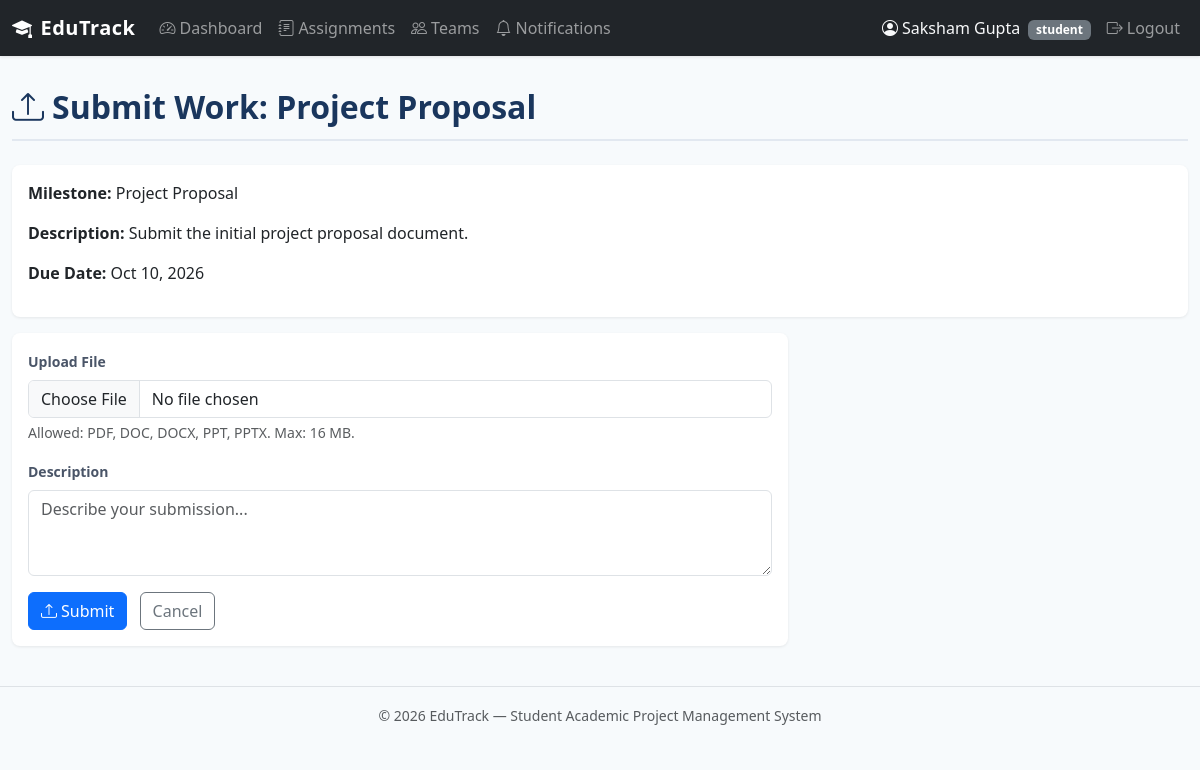
Page /student/project/1/milestone/1/submit (signed in) on the committed database.
### tables this page shows
CREATE TABLE milestones (
    milestone_id INTEGER PRIMARY KEY AUTOINCREMENT,
    project_id INTEGER NOT NULL,
    title TEXT NOT NULL,
    description TEXT,
    due_date TEXT,
    status TEXT NOT NULL DEFAULT 'PENDING' CHECK(status IN ('PENDING', 'SUBMITTED', 'COMPLETED')),
    created_at TIMESTAMP DEFAULT CURRENT_TIMESTAMP,
    updated_at TIMESTAMP DEFAULT CURRENT_TIMESTAMP,
    FOREIGN KEY (project_id) REFERENCES projects(project_id)
);

### routes/student.py (the view, shortened to what this page needs)
@student_bp.route('/project/<int:project_id>/milestone/<int:milestone_id>/submit',
                  methods=['GET', 'POST'])
@role_required('student')
def milestone_submit(project_id, milestone_id):
    uid = session['user_id']
    project = query_db('SELECT * FROM projects WHERE project_id = ?',
                       [project_id], one=True)
    milestone = query_db(
        'SELECT * FROM milestones WHERE milestone_id = ? AND project_id = ?',
        [milestone_id, project_id], one=True
    )
    if not project or not milestone:
        flash('Not found.', 'danger')
        return redirect(url_for('student.dashboard'))
    if not query_db('SELECT * FROM team_members WHERE team_id = ? AND student_id = ?',
                    [project['team_id'], uid], one=True):
        flash('Access denied.', 'danger')
        return redirect(url_for('student.dashboard'))
    return render_template('student/milestone_submit.html',
                           project=project, milestone=milestone)

### db.py (called while the page is built)
def get_db():
    if 'db' not in g:
        g.db = sqlite3.connect(
            current_app.config['DATABASE'],
            detect_types=sqlite3.PARSE_DECLTYPES
        )
        g.db.row_factory = sqlite3.Row
        g.db.execute('PRAGMA foreign_keys = ON')
    return g.db

def query_db(query, args=(), one=False):
    cur = get_db().execute(query, args)
    rv = cur.fetchall()
    cur.close()
    return (rv[0] if rv else None) if one else rv

### routes/__init__.py (called while the page is built)
def role_required(role):
    def decorator(f):
        @wraps(f)
        def decorated_function(*args, **kwargs):
            if 'user_id' not in session:
                flash('Please log in to access this page.', 'warning')
                return redirect(url_for('auth.login'))
            if session.get('role') != role:
                abort(403)
            return f(*args, **kwargs)
        return decorated_function
    return decorator

### routes/auth.py (called while the page is built)
@auth_bp.app_context_processor
def inject_unread_count():
    if 'user_id' in session:
        count = query_db(
            'SELECT COUNT(*) AS cnt FROM notifications WHERE user_id = ? AND is_read = 0',
            [session['user_id']], one=True
        )
        return {'unread_count': count['cnt'] if count else 0}
    return {'unread_count': 0}

### templates/student/milestone_submit.html (shortened to what this page needs)
{% extends "base.html" %}
{% block content %}
<div class="page-header"><h2><i class="bi bi-upload me-2"></i>Submit Work: {{ milestone['title'] }}</h2></div>
<div class="card mb-3">
    <div class="card-body">
        <p><strong>Milestone:</strong> {{ milestone['title'] }}</p>
        <p><strong>Description:</strong> {{ milestone['description'] or 'No description.' }}</p>
        <p><strong>Due Date:</strong> {{ milestone['due_date']|format_date }}</p>
    </div>
</div>
<div class="row"><div class="col-md-8">
<div class="card">
    <div class="card-body">
        <form method="POST" enctype="multipart/form-data">
            <div class="mb-3">
                <label for="file" class="form-label">Upload File</label>
                <input type="file" class="form-control" id="file" name="file" accept=".pdf,.doc,.docx,.ppt,.pptx" required>
                <div class="form-text">Allowed: PDF, DOC, DOCX, PPT, PPTX. Max: 16 MB.</div>
            </div>
            <div class="mb-3">
                <label for="description" class="form-label">Description</label>
                <textarea class="form-control" id="description" name="description" rows="3" placeholder="Describe your submission..."></textarea>
            </div>
            <button type="submit" class="btn btn-primary"><i class="bi bi-upload me-1"></i>Submit</button>
            <a href="{{ url_for('student.project_detail', project_id=project['project_id']) }}" class="btn btn-outline-secondary ms-2">Cancel</a>
        </form>
    </div>
</div>
</div></div>
{% endblock %}

### static/css/style.css (style rules this page uses)
:root { --primary: #2c5282; --primary-dark: #1a365d; --primary-light: #ebf4ff; --success: #276749; --warning: #c05621; --danger: #c53030; --gray-50: #f7fafc; --gray-100: #edf2f7; --gray-200: #e2e8f0; --gray-500: #a0aec0; --gray-600: #718096; --gray-700: #4a5568; --gray-800: #2d3748; --gray-900: #1a202c; }
body { font-family: 'Segoe UI', system-ui, -apple-system, sans-serif; background: var(--gray-50); color: var(--gray-800); min-height: 100vh; }
.card { border: none; border-radius: .5rem; box-shadow: 0 1px 3px rgba(0,0,0,.08); transition: box-shadow .2s; }
.page-header { margin-bottom: 1.5rem; padding-bottom: .75rem; border-bottom: 2px solid var(--gray-200); }
.page-header h2 { font-weight: 700; color: var(--primary-dark); margin: 0; }
.form-label { font-weight: 600; font-size: .875rem; color: var(--gray-700); }

### rows in the picture
milestones: title "Project Proposal", description "Submit the initial project proposal document.", due_date "Oct 10, 2026"

### other values in the picture
{{ session.get('user_name', '') }} "Saksham Gupta"
{{ session.get('role', '') }} "student"
